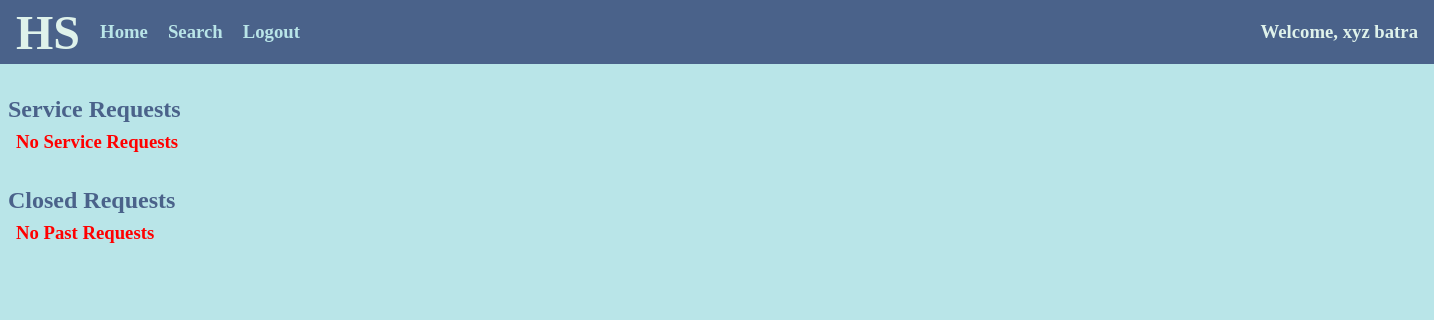
The app's page /prof/2/home, older data.
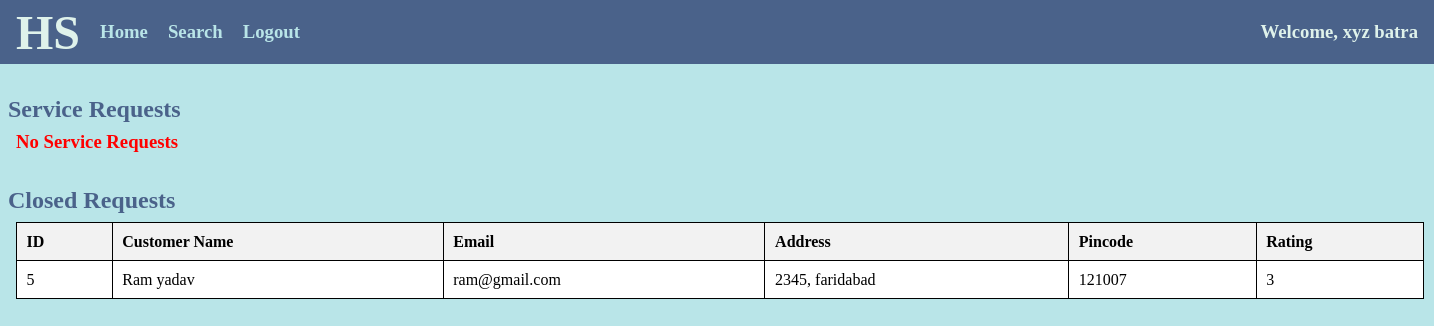
The same page, newer data.
### app.py (models this page shows)
class Service_Request(db.Model):
    __tablename__="service_requests"
    id = db.Column(db.Integer, primary_key=True, autoincrement=True)
    service_id = db.Column(db.Integer, db.ForeignKey('services.id'), nullable=False)
    cust_id = db.Column(db.Integer, db.ForeignKey('customers.id'), nullable=False)
    prof_id = db.Column(db.Integer, db.ForeignKey('professionals.id'), nullable=False)
    status = db.Column(db.String, nullable=False)
    rating = db.Column(db.Integer, default=0)

class Customer(db.Model):
    __tablename__="customers"
    id = db.Column(db.Integer, primary_key=True, autoincrement=True)
    name = db.Column(db.String, nullable=False)
    email = db.Column(db.String, unique=True, nullable=False)
    passw = db.Column(db.String, nullable=False)
    address = db.Column(db.String)
    pincode = db.Column(db.String, nullable=False)
    status = db.Column(db.String, nullable=False)

### app.py (the view)
@app.route('/prof/<int:id>/home')
def prof_home(id):
    prof=Professional.query.filter_by(id=id).first()
    reqs=Service_Request.query.filter_by(status="requested", service_id=prof.service_id).all()
    preqs=Service_Request.query.filter_by(prof_id=id, status="pending").all()
    customers=Customer.query.all()
    creqs=Service_Request.query.filter_by(prof_id=id, status="completed").all()
    Oreqs=[]
    Creqs=[]
    for customer in customers:
        for req in reqs:
            if(req.cust_id==customer.id):
                Oreqs.append((req,customer))
        for req in creqs:
            if(req.cust_id==customer.id):
                Creqs.append((req,customer))
    for req in preqs:
        for customer in customers:
            if(req.cust_id==customer.id):
                Oreqs.append((req,customer))
    return render_template('prof_home.html', prof=prof,open_reqs=Oreqs,closed_reqs=Creqs)

### templates/prof_home.html (shortened to what this page needs)
<!DOCTYPE html>
<html lang="en">
<head>
    <link rel="stylesheet" href="/static/style_admin_prof.css">
</head>
<body>
    {% if prof.status=="Blocked" %}
    <div class="heading">
        <h1>Household Services</h1>
    </div>
    <div class="alert">
        <h1>You are Blocked</h1>
        <a href="/"><button>Go Back</button></a>
    </div>
    {% else %}
    <div class="nav">
        <h1>HS</h1>
        <div class="options">
            <h3><a href="/{{prof.name}}/{{prof.id}}/home">Home</a></h3>
            <h3><a href="/prof/{{prof.id}}/search">Search</a></h3>
            <h3><a href="/">Logout</a></h3>
        </div>
        <div class="greet">
            <h3>Welcome, {{prof.name}}</h3>
        </div>
    </div>
    <div class="container">
        <div class="Oreqs">
            <h2>Service Requests</h2>
            {% if open_reqs|length==0 %}
                <div class="msg">
                    <h3>No Service Requests</h3>
                </div>
            {% endif %}
        </div>
        <div class="Creqs">
            <h2>Closed Requests</h2>
            {% if closed_reqs|length==0 %}
                <div class="msg">
                    <h3>No Past Requests</h3>
                </div>
            {% else %}
            <table>
                <tr>
                    <th>ID</th>
                    <th>Customer Name</th>
                    <th>Email</th>
                    <th>Address</th>
                    <th>Pincode</th>
                    <th>Rating</th>
                </tr>
                {% for req,cust in closed_reqs %}
                    <tr>
                        <td>{{req.id}}</td>
                        <td>{{cust.name}}</td>
                        <td>{{cust.email}}</td>
                        <td>{{cust.address}}</td>
                        <td>{{cust.pincode}}</td>
                        <td>{{req.rating}}</td>
                    </tr>
                {% endfor %}
            </table>
            {% endif %}
        </div>
    </div>
    {% endif %}
</body>
</html>

Row changes from the older to the newer data that the page shows:
added Service_Request: id "5", name "Ram yadav", email "ram@gmail.com", address "2345, faridabad", pincode "121007", rating "3"
Text that changed along with them:
text no longer shown: "No Past Requests"
text now shown: "ID Customer Name Email Address Pincode Rating"
